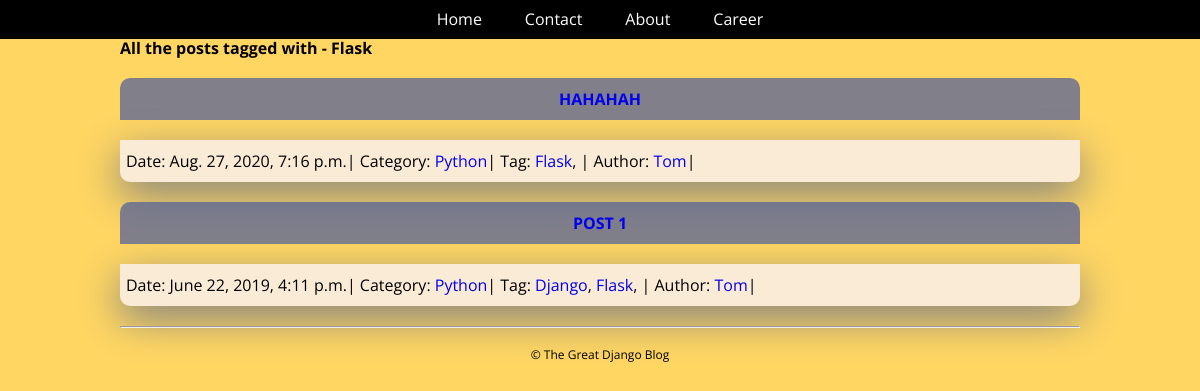
The page /tag/flask/ on the database its author committed.
### blog/models.py (models this page shows, shortened)
class Tag(models.Model):
    name = models.CharField(max_length=100, unique=True)
    slug = models.SlugField(max_length=100, unique=True)
    author = models.ForeignKey(Author, on_delete=models.CASCADE)
    def __str__(self):
        return self.name
    def get_absolute_url(self):
        return reverse('post_by_tag', args=[self.slug])

class Post(models.Model):
    title = models.CharField(max_length=200)
    slug = models.SlugField(unique=True, help_text="Slug will be generated automatically from the title")
    content = models.TextField()
    pub_date = models.DateTimeField(auto_now_add=True)
    author = models.ForeignKey(Author,on_delete=models.CASCADE)
    category = models.ForeignKey(Category, on_delete=models.CASCADE)
    tags = models.ManyToManyField(Tag)
    def get_absolute_url(self):
        return reverse('post_detail', args=[self.pk, self.slug])

class Category(models.Model):
    name = models.CharField(max_length=100, unique=True)
    slug = models.SlugField(max_length=100, unique=True)
    author = models.ForeignKey(Author, on_delete=models.CASCADE)
    class Meta:
        verbose_name_plural = "Categories"
    def get_absolute_url(self):
        return reverse('post_by_category', args=[self.slug])

class Author(models.Model):
    name = models.CharField(max_length=50, verbose_name="Author Name")
    email = models.EmailField(unique=True)
    active = models.BooleanField(default=False)
    created_on = models.DateTimeField(auto_now_add=True)
    last_logged_in = models.DateTimeField(auto_now=True)
    def get_absolute_url(self):
        return reverse('post_by_author', args=[self.pk, self.name])

### blog/views.py (the view)
# urls.py: re_path(r'^tag/(?P<tag_slug>[\w-]+)/$', views.post_by_tag, name = 'post_by_tag'),
def post_by_tag(request, tag_slug):
    tag = get_object_or_404(Tag, slug = tag_slug)
    posts = get_list_or_404(Post.objects.order_by("-id"), tags__slug = tag_slug)
    posts = helpers.pg_records(request, posts, 5)
    context = {
        'tag': tag,
        'posts': posts
    }
    return render(request, 'blog/post_by_tag.htm', context)

### firstapp/helpers.py (called while the page is built)
def pg_records(request, list, num):
    paginator = Paginator(list, num)
    page = request.GET.get('page')
    try:
        page_object = paginator.page(page)
    except PageNotAnInteger:
        page_object = paginator.page(1)
    except EmptyPage:
        page_object = paginator.page(paginator.num_pages)
    return page_object

### blog/templates/blog/post_by_tag.htm (shortened to what this page needs)
{% extends 'blog/base.htm' %}
{% block content %}
    <div class="content">
        <div class="section-inner clearfix">
            <h4>All the posts tagged with - {{ tag.name }}</h4>
            {% for post in posts %}
                <h3 class="post-title">
                    <a href="{{ post.get_absolute_url }}">{{ post.title|capfirst }}</a>
                </h3>
                <p class="post-info">
                    {% include 'blog/post_info.htm' %}
                </p>
            {% empty %}
                <p>There is no posts tagged with - {{ tag }}</p>
            {% endfor %}
        </div>
    </div>
{% endblock %}

### blog/templates/blog/post_info.htm
<span>Date: {{ post.pub_date }}</span>|
<span>Category: <a href="{{ post.category.get_absolute_url }}">{{ post.category.name|capfirst }}</a></span>|
<span>Tag:
    {% for tag in post.tags.all %}
        <a href="{{ tag.get_absolute_url }}">{{ tag.name }}</a>,
    {% empty %}
        None
    {% endfor %}
</span>|
<span>Author: <a href="{{ post.author.get_absolute_url }}">{{ post.author.name|capfirst }}</a></span>|

### blog/static/blog/css/style.css (style rules this page uses)
body { background-color: #ffd662; font-family: "Open Sans",'MS Sans Serif', sans-serif, Verdana, Arial; }
.section-inner { max-width: 960px; padding: 0 15px; margin: 0 auto; }
h3 { margin: 20px 0px; }
p { margin: 20px 0px; }
.post-title { background-color:rgba(82, 96, 153, 0.733); Color:white; padding: 6px; line-height: 30px; border-top-left-radius:10px; border-top-right-radius:10px; text-align: center; text-transform: uppercase; }
.post-info { line-height: 30px; padding: 6px; background-color: antiquewhite; border-bottom-left-radius: 10px; border-bottom-right-radius:10px; box-shadow:0px 13px 40px grey; }
.content a { text-decoration: none; }

### rows shown on the page
Tag: name "Flask"
Post: title "HAHAHAH", pub_date "Aug. 27, 2020, 7:16 p.m.", category.name "Python", author.name "Tom"
Post: title "POST 1", pub_date "June 22, 2019, 4:11 p.m.", category.name "Python", author.name "Tom"
Tag: name "Django"
